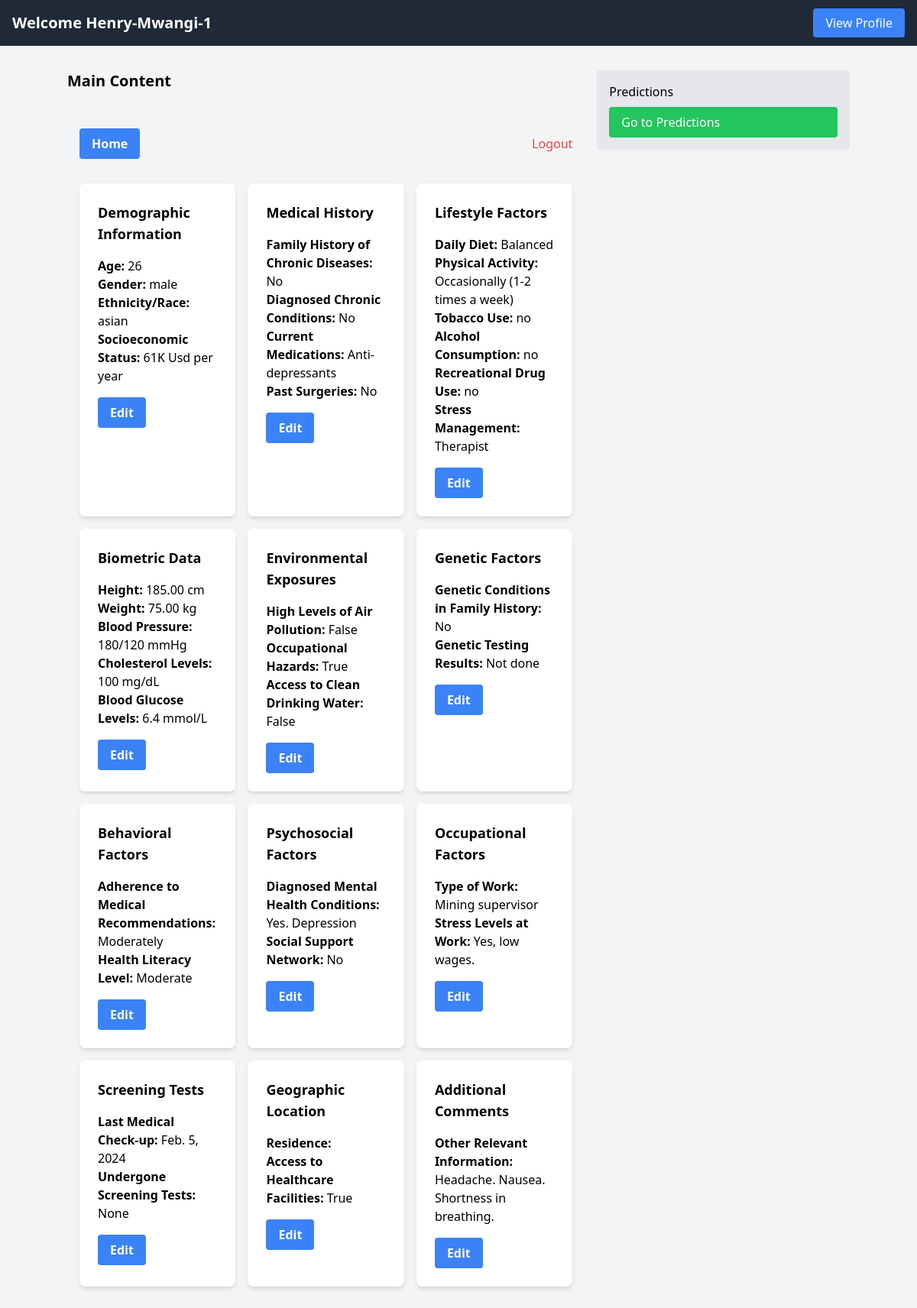
/users/profile/ (signed in), run on an earlier commit of the app's database.
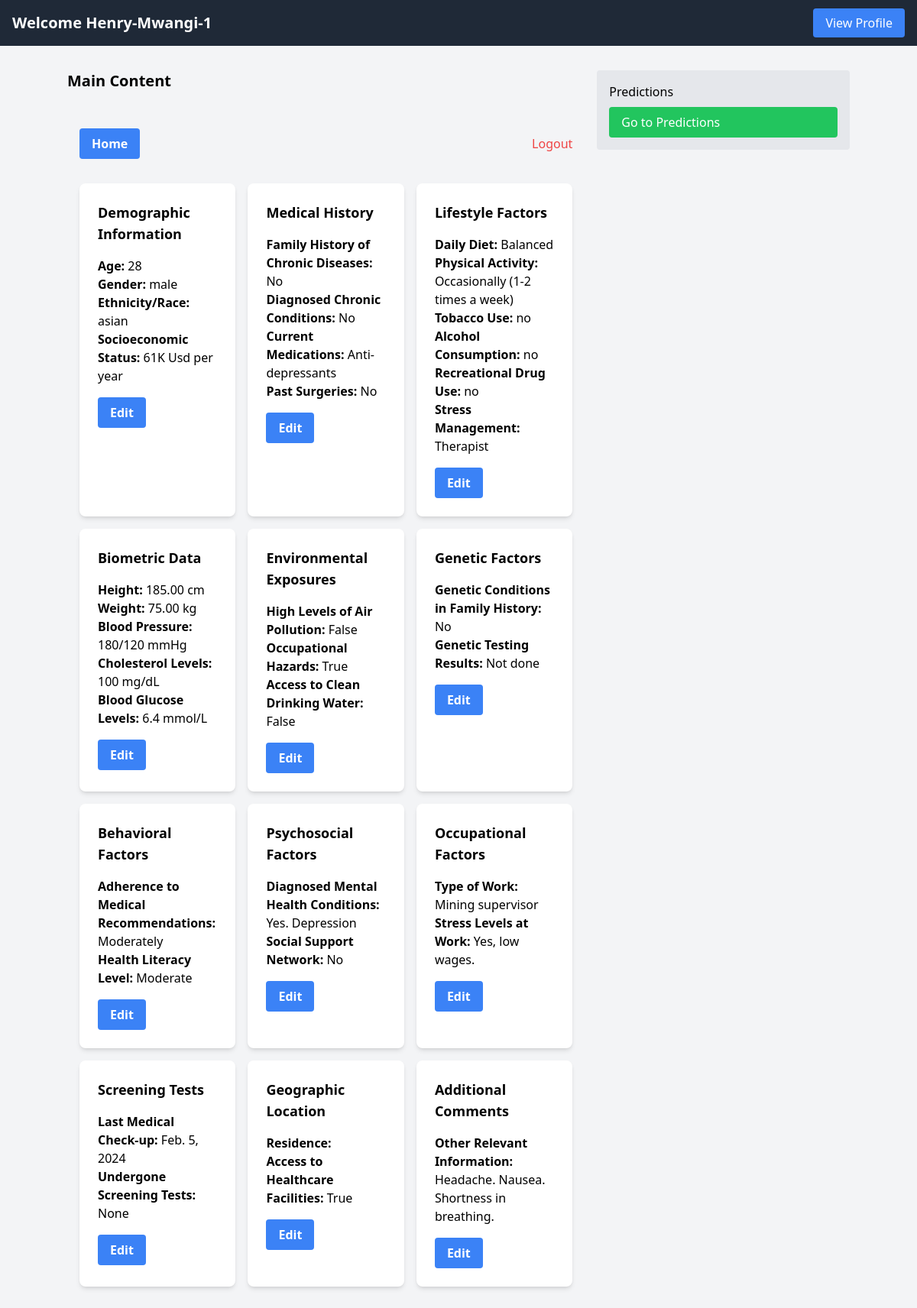
And on a later commit of the database.
### apps/users/models.py (models this page shows, shortened)
class UserProfile(models.Model):
    user = models.OneToOneField(User, on_delete=models.CASCADE)
    age = models.PositiveIntegerField()
    sex = models.CharField(max_length=10)
    ethnicity_race = models.CharField(max_length=100, blank=True)
    socioeconomic_status = models.CharField(max_length=100, blank=True)
    family_history_chronic_diseases = models.TextField(blank=True)
    diagnosed_chronic_conditions = models.TextField(blank=True)
    medications = models.TextField(blank=True)
    surgeries = models.TextField(blank=True)
    typical_daily_diet = models.CharField(max_length=50, blank=True)
    physical_activity_frequency = models.CharField(max_length=50, blank=True)
    smoking_habits = models.CharField(max_length=100, blank=True)
    alcohol_consumption = models.CharField(max_length=100, blank=True)
    recreational_drug_use = models.CharField(max_length=100, blank=True)
    stress_management_methods = models.CharField(max_length=100, blank=True)
    height = models.DecimalField(max_digits=5, decimal_places=2)
    weight = models.DecimalField(max_digits=5, decimal_places=2)
    blood_pressure = models.CharField(max_length=20, blank=True)
    cholesterol_levels = models.CharField(max_length=20, blank=True)
    blood_glucose_levels = models.CharField(max_length=20, blank=True)
    air_pollution_exposure = models.BooleanField(default=False)
    occupational_hazards = models.BooleanField(default=False)
    clean_drinking_water_access = models.BooleanField(default=True)
    genetic_conditions = models.TextField(blank=True)
    genetic_testing_results = models.TextField(blank=True)
    medical_compliance = models.CharField(max_length=20, blank=True)
    health_literacy = models.CharField(max_length=20, default='Moderate')
    mental_health_diagnosis = models.TextField(blank=True)
    social_support_network = models.TextField(blank=True)
    occupation = models.CharField(max_length=100, blank=True)
    work_stress = models.TextField(blank=True)
    last_checkup = models.DateField(null=True, blank=True)  # Changed default value to null
    cancer_screening = models.TextField(blank=True)
    residential_area = models.CharField(max_length=100, blank=True)
    access_to_healthcare = models.BooleanField(default=True)
    additional_comments = models.TextField(blank=True)

### apps/users/views.py (the view)
# urls.py: path('profile/', login_required(views.view_profile, login_url='/users/login/'), name='profile'),
@login_required
def view_profile(request):
    try:
        profile = request.user.userprofile
    except UserProfile.DoesNotExist:
        profile = None
    return render(request, 'users/profile.html', {'profile': profile})

### apps/users/templates/users/profile.html (shortened to what this page needs)
{% extends 'main/home.html' %}
{% block content %}
<!DOCTYPE html>
<html lang="en">
<head>
    <script src="https://cdn.tailwindcss.com"></script>
</head>
<body class="bg-gray-100">
    <div class="container mx-auto px-4 py-8">
        <div class="flex justify-between items-center mb-8">
            <a href="{% url 'main:home' %}" class="inline-block px-4 py-2 bg-blue-500 text-white font-semibold rounded hover:bg-blue-600">Home</a>
            <form action="{% url 'users:logout' %}" method="post">
                <button type="submit" class="text-red-500 hover:underline">Logout</button>
            </form>
        </div>
        {% if profile %}
        <div class="grid grid-cols-1 md:grid-cols-3 gap-4">
            <div class="card bg-white rounded-lg shadow-md p-6 transition-transform ease-out duration-1000 transform translate-y-4">
                <h2 class="text-lg font-semibold mb-4">Demographic Information</h2>
                <p><span class="font-semibold">Age:</span> {{ profile.age }}</p>
                <p><span class="font-semibold">Gender:</span> {{ profile.sex }}</p>
                <p><span class="font-semibold">Ethnicity/Race:</span> {{ profile.ethnicity_race }}</p>
                <p><span class="font-semibold">Socioeconomic Status:</span> {{ profile.socioeconomic_status }}</p>
                <button id="edit-demographic-info-btn" class="bg-blue-500 text-white font-semibold py-2 px-4 rounded mt-4 hover:bg-blue-600">Edit</button>
            </div>
            <div id="card-1" class="card bg-white rounded-lg shadow-md p-6 transition-transform ease-out duration-1500 transform translate-y-4">
                <h2 class="text-lg font-semibold mb-4">Medical History</h2>
                <p><span class="font-semibold">Family History of Chronic Diseases:</span> {{ profile.family_history_chronic_diseases }}</p>
                <p><span class="font-semibold">Diagnosed Chronic Conditions:</span> {{ profile.diagnosed_chronic_conditions }}</p>
                <p><span class="font-semibold">Current Medications:</span> {{ profile.medications }}</p>
                <p><span class="font-semibold">Past Surgeries:</span> {{ profile.surgeries }}</p>
                <button id="edit-medical-history-btn" class="bg-blue-500 text-white font-semibold py-2 px-4 rounded mt-4 hover:bg-blue-600">Edit</button>
            </div>
            <div id="card-2" class="card bg-white rounded-lg shadow-md p-6 transition-transform ease-out duration-2000 transform translate-y-4">
                <h2 class="text-lg font-semibold mb-4">Lifestyle Factors</h2>
                <p><span class="font-semibold">Daily Diet:</span> {{ profile.typical_daily_diet }}</p>
                <p><span class="font-semibold">Physical Activity:</span> {{ profile.physical_activity_frequency }}</p>
                <p><span class="font-semibold">Tobacco Use:</span> {{ profile.smoking_habits }}</p>
                <p><span class="font-semibold">Alcohol Consumption:</span> {{ profile.alcohol_consumption }}</p>
                <p><span class="font-semibold">Recreational Drug Use:</span> {{ profile.recreational_drug_use }}</p>
                <p><span class="font-semibold">Stress Management:</span> {{ profile.stress_management_methods }}</p>
                <button id="edit-lifestyle-info-btn" class="bg-blue-500 text-white font-semibold py-2 px-4 rounded mt-4 hover:bg-blue-600">Edit</button>
            </div>
            <div id="card-3" class="card bg-white rounded-lg shadow-md p-6 transition-transform ease-out duration-2500 transform translate-y-4">
                <h2 class="text-lg font-semibold mb-4">Biometric Data</h2>
                <p><span class="font-semibold">Height:</span> {{ profile.height }} cm</p>
                <p><span class="font-semibold">Weight:</span> {{ profile.weight }} kg</p>
                <p><span class="font-semibold">Blood Pressure:</span> {{ profile.blood_pressure }}</p>
                <p><span class="font-semibold">Cholesterol Levels:</span> {{ profile.cholesterol_levels }}</p>
                <p><span class="font-semibold">Blood Glucose Levels:</span> {{ profile.blood_glucose_levels }}</p>
                <button id="edit-biometric-data-btn" class="bg-blue-500 text-white font-semibold py-2 px-4 rounded mt-4 hover:bg-blue-600">Edit</button>
            </div>
            <div class="card bg-white rounded-lg shadow-md p-6 transition-transform ease-out duration-3000 transform translate-y-4">
                <h2 class="text-lg font-semibold mb-4">Environmental Exposures</h2>
                <p><span class="font-semibold">High Levels of Air Pollution:</span> {{ profile.air_pollution_exposure }}</p>
                <p><span class="font-semibold">Occupational Hazards:</span> {{ profile.occupational_hazards }}</p>
                <p><span class="font-semibold">Access to Clean Drinking Water:</span> {{ profile.clean_drinking_water_access }}</p>
                <button id="edit-environmental-exposures-btn" class="bg-blue-500 text-white font-semibold py-2 px-4 rounded mt-4 hover:bg-blue-600">Edit</button>
            </div>
            <div class="card bg-white rounded-lg shadow-md p-6 transition-transform ease-out duration-3500 transform translate-y-4">
                <h2 class="text-lg font-semibold mb-4">Genetic Factors</h2>
                <p><span class="font-semibold">Genetic Conditions in Family History:</span> {{ profile.genetic_conditions }}</p>
                <p><span class="font-semibold">Genetic Testing Results:</span> {{ profile.genetic_testing_results }}</p>
                <button id="edit-genetic-factors-btn" class="bg-blue-500 text-white font-semibold py-2 px-4 rounded mt-4 hover:bg-blue-600">Edit</button>
            </div>
            <div class="card bg-white rounded-lg shadow-md p-6 transition-transform ease-out duration-4000 transform translate-y-4">
                <h2 class="text-lg font-semibold mb-4">Behavioral Factors</h2>
                <p><span class="font-semibold">Adherence to Medical Recommendations:</span> {{ profile.medical_compliance }}</p>
                <p><span class="font-semibold">Health Literacy Level:</span> {{ profile.health_literacy }}</p>
                <button id="edit-behavioral-factors-btn" class="bg-blue-500 text-white font-semibold py-2 px-4 rounded mt-4 hover:bg-blue-600">Edit</button>
            </div>
            <div class="card bg-white rounded-lg shadow-md p-6 transition-transform ease-out duration-4500 transform translate-y-4">
                <h2 class="text-lg font-semibold mb-4">Psychosocial Factors</h2>
                <p><span class="font-semibold">Diagnosed Mental Health Conditions:</span> {{ profile.mental_health_diagnosis }}</p>
                <p><span class="font-semibold">Social Support Network:</span> {{ profile.social_support_network }}</p>
                <button id="edit-psychosocial-factors-btn" class="bg-blue-500 text-white font-semibold py-2 px-4 rounded mt-4 hover:bg-blue-600">Edit</button>
            </div>
            <div class="card bg-white rounded-lg shadow-md p-6 transition-transform ease-out duration-5000 transform translate-y-4">
                <h2 class="text-lg font-semibold mb-4">Occupational Factors</h2>
                <p><span class="font-semibold">Type of Work:</span> {{ profile.occupation }}</p>
                <p><span class="font-semibold">Stress Levels at Work:</span> {{ profile.work_stress }}</p>
                <button id="edit-occupational-factors-btn" class="bg-blue-500 text-white font-semibold py-2 px-4 rounded mt-4 hover:bg-blue-600">Edit</button>
            </div>
            <div class="card bg-white rounded-lg shadow-md p-6 transition-transform ease-out duration-5500 transform translate-y-4">
                <h2 class="text-lg font-semibold mb-4">Screening Tests</h2>
                <p><span class="font-semibold">Last Medical Check-up:</span> {{ profile.last_checkup }}</p>
                <p><span class="font-semibold">Undergone Screening Tests:</span> {{ profile.cancer_screening }}</p>
                <button id="edit-screening-tests-btn" class="bg-blue-500 text-white font-semibold py-2 px-4 rounded mt-4 hover:bg-blue-600">Edit</button>
            </div>
            <div class="card bg-white rounded-lg shadow-md p-6 transition-transform ease-out duration-6000 transform translate-y-4">
                <h2 class="text-lg font-semibold mb-4">Geographic Location</h2>
                <p><span class="font-semibold">Residence:</span> {{ profile.residencial_area }}</p>
                <p><span class="font-semibold">Access to Healthcare Facilities:</span> {{ profile.access_to_healthcare }}</p>
                <button id="edit-geographic-location-btn" class="bg-blue-500 text-white font-semibold py-2 px-4 rounded mt-4 hover:bg-blue-600">Edit</button>
            </div>
            <div class="card bg-white rounded-lg shadow-md p-6 transition-transform ease-out duration-6500 transform translate-y-4">
                <h2 class="text-lg font-semibold mb-4">Additional Comments</h2>
                <p><span class="font-semibold">Other Relevant Information:</span> {{ profile.additional_comments }}</p>
                <button id="edit-additional-comments-btn" class="bg-blue-500 text-white font-semibold py-2 px-4 rounded mt-4 hover:bg-blue-600">Edit</button>
            </div>
        </div>
        {% else %}
        <p class="text-red-500 mt-4">No profile found</p>
        {% endif %}
    </div>
</body>
</html>
{% endblock %}

### apps/main/templates/main/home.html (shortened to what this page needs)
<!DOCTYPE html>
<html lang="en">
<head>
    <script src="https://cdn.tailwindcss.com"></script>
</head>
<body>
    <body class="bg-gray-100">
        <nav class="bg-gray-800 p-4 flex justify-between items-center text-white">
            <div class="">
                <span class="text-xl font-bold">Welcome {{ request.user.username }}</span>
            </div>
            <div>
                <a href="{% url 'users:profile' %}" class="px-4 py-2 rounded bg-blue-500 hover:bg-blue-600">View Profile</a>
            </div>
        </nav>
        <div class="container mx-auto mt-8">
            <div class="grid grid-cols-3 gap-4">
                <div class="col-span-2">
                    <h1 class="text-xl font-bold mb-4">Main Content</h1>
                    {% block content %}
                    {% endblock %}
                </div>
                <div>
                    <div class="bg-gray-200 p-4 rounded">
                        <h2 class="text-xl-font-semibold mb-2">Predictions</h2>
                        <a href="{% url 'prediction:generate_texts' %}" class="block px-4 py-2 rounded bg-green-500 hover:bg-green-600 text-white">Go to Predictions</a>
                    </div>
                </div>
            </div>
        </div>
    </body>
</body>
</html>

What changed in the data, as far as the page shows it:
changed UserProfile "male": age "26" → "28"
